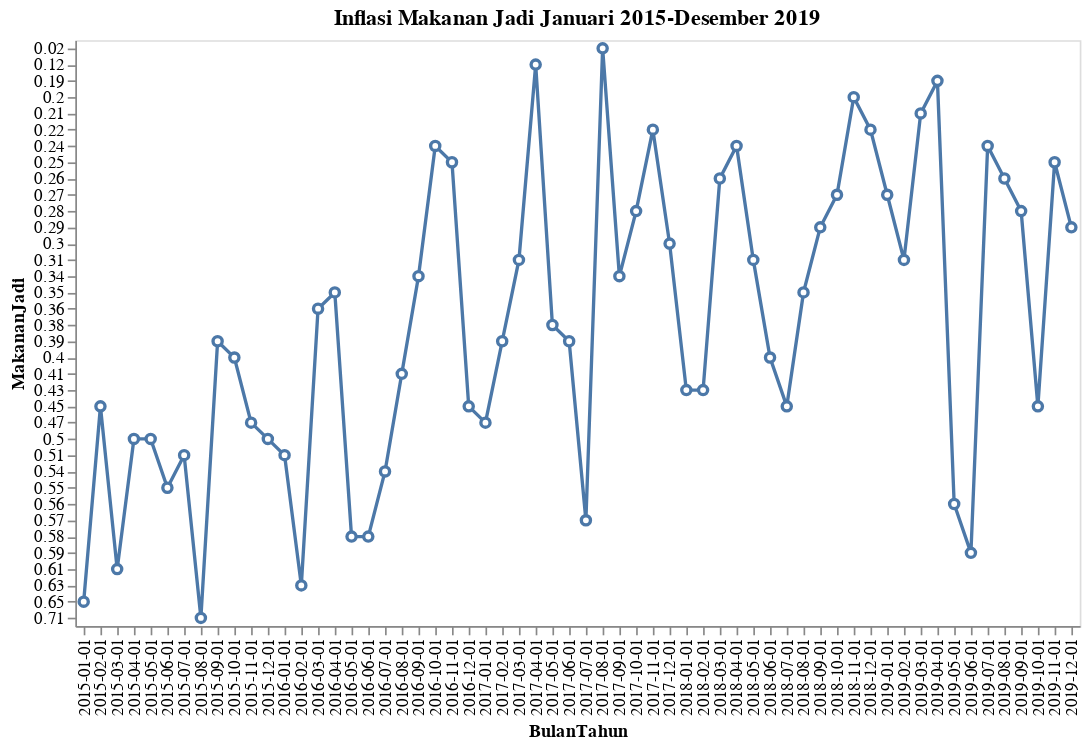

Notebook code for this chart:
### Code cell
df |> @vlplot(mark={
        :line,
        point={filled=false, fill=:white}
    }, x=:BulanTahun, y=:MakananJadi, title ="Inflasi Makanan Jadi Januari 2015-Desember 2019", width = 600, height =350)

### Figure 1 — Vega-Lite specification as saved in the notebook (floating-point values rounded to 4 significant figures)
{"data": {"values": [{"BulanTahun": "2015-01-01", "MakananJadi": 0.65, "No": 1, "TransportasiKomunikasiJasaKeuangan": -4.04, "Umum": -0.24}, {"BulanTahun": "2015-02-01", "MakananJadi": 0.45, "No": 2, "TransportasiKomunikasiJasaKeuangan": -1.53, "Umum": -0.36}, {"BulanTahun": "2015-03-01", "MakananJadi": 0.61, "No": 3, "TransportasiKomunikasiJasaKeuangan": 0.77, "Umum": 0.17}, {"BulanTahun": "2015-04-01", "MakananJadi": 0.5, "No": 4, "TransportasiKomunikasiJasaKeuangan": 1.8, "Umum": 0.36}, {"BulanTahun": "2015-05-01", "MakananJadi": 0.5, "No": 5, "TransportasiKomunikasiJasaKeuangan": 0.2, "Umum": 0.5}, {"BulanTahun": "2015-06-01", "MakananJadi": 0.55, "No": 6, "TransportasiKomunikasiJasaKeuangan": 0.11, "Umum": 0.54}, {"BulanTahun": "2015-07-01", "MakananJadi": 0.51, "No": 7, "TransportasiKomunikasiJasaKeuangan": 1.74, "Umum": 0.93}, {"BulanTahun": "2015-08-01", "MakananJadi": 0.71, "No": 8, "TransportasiKomunikasiJasaKeuangan": -0.58, "Umum": 0.39}, {"BulanTahun": "2015-09-01", "MakananJadi": 0.39, "No": 9, "TransportasiKomunikasiJasaKeuangan": -0.4, "Umum": -0.05}, {"BulanTahun": "2015-10-01", "MakananJadi": 0.4, "No": 10, "TransportasiKomunikasiJasaKeuangan": 0.02, "Umum": -0.08}, {"BulanTahun": "2015-11-01", "MakananJadi": 0.47, "No": 11, "TransportasiKomunikasiJasaKeuangan": 0.06, "Umum": 0.21}, {"BulanTahun": "2015-12-01", "MakananJadi": 0.5, "No": 12, "TransportasiKomunikasiJasaKeuangan": 0.45, "Umum": 0.96}, {"BulanTahun": "2016-01-01", "MakananJadi": 0.51, "No": 13, "TransportasiKomunikasiJasaKeuangan": -1.11, "Umum": 0.51}, {"BulanTahun": "2016-02-01", "MakananJadi": 0.63, "No": 14, "TransportasiKomunikasiJasaKeuangan": -0.15, "Umum": -0.09}, {"BulanTahun": "2016-03-01", "MakananJadi": 0.36, "No": 15, "TransportasiKomunikasiJasaKeuangan": -0.22, "Umum": 0.19}, {"BulanTahun": "2016-04-01", "MakananJadi": 0.35, "No": 16, "TransportasiKomunikasiJasaKeuangan": -1.6, "Umum": -0.45}, {"BulanTahun": "2016-05-01", "MakananJadi": 0.58, "No": 17, "TransportasiKomunikasiJasaKeuangan": 0.21, "Umum": 0.24}, {"BulanTahun": "2016-06-01", "MakananJadi": 0.58, "No": 18, "TransportasiKomunikasiJasaKeuangan": 0.63, "Umum": 0.66}, {"BulanTahun": "2016-07-01", "MakananJadi": 0.54, "No": 19, "TransportasiKomunikasiJasaKeuangan": 1.22, "Umum": 0.69}, {"BulanTahun": "2016-08-01", "MakananJadi": 0.41, "No": 20, "TransportasiKomunikasiJasaKeuangan": -1.02, "Umum": -0.02}, {"BulanTahun": "2016-09-01", "MakananJadi": 0.34, "No": 21, "TransportasiKomunikasiJasaKeuangan": 0.19, "Umum": 0.22}, {"BulanTahun": "2016-10-01", "MakananJadi": 0.24, "No": 22, "TransportasiKomunikasiJasaKeuangan": -0.03, "Umum": 0.14}, {"BulanTahun": "2016-11-01", "MakananJadi": 0.25, "No": 23, "TransportasiKomunikasiJasaKeuangan": 0.07, "Umum": 0.47}, {"BulanTahun": "2016-12-01", "MakananJadi": 0.45, "No": 24, "TransportasiKomunikasiJasaKeuangan": 1.12, "Umum": 0.42}, {"BulanTahun": "2017-01-01", "MakananJadi": 0.47, "No": 25, "TransportasiKomunikasiJasaKeuangan": 2.35, "Umum": 0.97}, {"BulanTahun": "2017-02-01", "MakananJadi": 0.39, "No": 26, "TransportasiKomunikasiJasaKeuangan": 0.15, "Umum": 0.23}, {"BulanTahun": "2017-03-01", "MakananJadi": 0.31, "No": 27, "TransportasiKomunikasiJasaKeuangan": -0.13, "Umum": -0.02}, {"BulanTahun": "2017-04-01", "MakananJadi": 0.12, "No": 28, "TransportasiKomunikasiJasaKeuangan": 0.27, "Umum": 0.09}, {"BulanTahun": "2017-05-01", "MakananJadi": 0.38, "No": 29, "TransportasiKomunikasiJasaKeuangan": 0.23, "Umum": 0.39}, {"BulanTahun": "2017-06-01", "MakananJadi": 0.39, "No": 30, "TransportasiKomunikasiJasaKeuangan": 1.27, "Umum": 0.69}, {"BulanTahun": "2017-07-01", "MakananJadi": 0.57, "No": 31, "TransportasiKomunikasiJasaKeuangan": -0.08, "Umum": 0.22}, {"BulanTahun": "2017-08-01", "MakananJadi": 0.02, "No": 32, "TransportasiKomunikasiJasaKeuangan": -0.6, "Umum": -0.07}, {"BulanTahun": "2017-09-01", "MakananJadi": 0.34, "No": 33, "TransportasiKomunikasiJasaKeuangan": 0.02, "Umum": 0.13}, {"BulanTahun": "2017-10-01", "MakananJadi": 0.28, "No": 34, "TransportasiKomunikasiJasaKeuangan": -0.13, "Umum": 0.01}, {"BulanTahun": "2017-11-01", "MakananJadi": 0.22, "No": 35, "TransportasiKomunikasiJasaKeuangan": 0.09, "Umum": 0.2}, {"BulanTahun": "2017-12-01", "MakananJadi": 0.3, "No": 36, "TransportasiKomunikasiJasaKeuangan": 0.75, "Umum": 0.71}, {"BulanTahun": "2018-01-01", "MakananJadi": 0.43, "No": 37, "TransportasiKomunikasiJasaKeuangan": -0.28, "Umum": 0.62}, {"BulanTahun": "2018-02-01", "MakananJadi": 0.43, "No": 38, "TransportasiKomunikasiJasaKeuangan": 0.02, "Umum": 0.17}, {"BulanTahun": "2018-03-01", "MakananJadi": 0.26, "No": 39, "TransportasiKomunikasiJasaKeuangan": 0.28, "Umum": 0.2}, {"BulanTahun": "2018-04-01", "MakananJadi": 0.24, "No": 40, "TransportasiKomunikasiJasaKeuangan": 0.19, "Umum": 0.1}, {"BulanTahun": "2018-05-01", "MakananJadi": 0.31, "No": 41, "TransportasiKomunikasiJasaKeuangan": 0.18, "Umum": 0.21}, {"BulanTahun": "2018-06-01", "MakananJadi": 0.4, "No": 42, "TransportasiKomunikasiJasaKeuangan": 1.5, "Umum": 0.59}, {"BulanTahun": "2018-07-01", "MakananJadi": 0.45, "No": 43, "TransportasiKomunikasiJasaKeuangan": -0.65, "Umum": 0.28}, {"BulanTahun": "2018-08-01", "MakananJadi": 0.35, "No": 44, "TransportasiKomunikasiJasaKeuangan": -0.15, "Umum": -0.05}, {"BulanTahun": "2018-09-01", "MakananJadi": 0.29, "No": 45, "TransportasiKomunikasiJasaKeuangan": -0.05, "Umum": -0.18}, {"BulanTahun": "2018-10-01", "MakananJadi": 0.27, "No": 46, "TransportasiKomunikasiJasaKeuangan": 0.26, "Umum": 0.28}, {"BulanTahun": "2018-11-01", "MakananJadi": 0.2, "No": 47, "TransportasiKomunikasiJasaKeuangan": 0.56, "Umum": 0.27}, {"BulanTahun": "2018-12-01", "MakananJadi": 0.22, "No": 48, "TransportasiKomunikasiJasaKeuangan": 1.28, "Umum": 0.62}, {"BulanTahun": "2019-01-01", "MakananJadi": 0.27, "No": 49, "TransportasiKomunikasiJasaKeuangan": -0.16, "Umum": 0.32}, {"BulanTahun": "2019-02-01", "MakananJadi": 0.31, "No": 50, "TransportasiKomunikasiJasaKeuangan": 0.05, "Umum": -0.08}, {"BulanTahun": "2019-03-01", "MakananJadi": 0.21, "No": 51, "TransportasiKomunikasiJasaKeuangan": 0.1, "Umum": 0.11}, {"BulanTahun": "2019-04-01", "MakananJadi": 0.19, "No": 52, "TransportasiKomunikasiJasaKeuangan": 0.28, "Umum": 0.44}, {"BulanTahun": "2019-05-01", "MakananJadi": 0.56, "No": 53, "TransportasiKomunikasiJasaKeuangan": 0.54, "Umum": 0.68}, {"BulanTahun": "2019-06-01", "MakananJadi": 0.59, "No": 54, "TransportasiKomunikasiJasaKeuangan": -0.14, "Umum": 0.55}, {"BulanTahun": "2019-07-01", "MakananJadi": 0.24, "No": 55, "TransportasiKomunikasiJasaKeuangan": -0.36, "Umum": 0.31}, {"BulanTahun": "2019-08-01", "MakananJadi": 0.26, "No": 56, "TransportasiKomunikasiJasaKeuangan": -0.55, "Umum": 0.12}, {"BulanTahun": "2019-09-01", "MakananJadi": 0.28, "No": 57, "TransportasiKomunikasiJasaKeuangan": 0.01, "Umum": -0.27}, {"BulanTahun": "2019-10-01", "MakananJadi": 0.45, "No": 58, "TransportasiKomunikasiJasaKeuangan": -0.08, "Umum": 0.02}, {"BulanTahun": "2019-11-01", "MakananJadi": 0.25, "No": 59, "TransportasiKomunikasiJasaKeuangan": -0.07, "Umum": 0.14}, {"BulanTahun": "2019-12-01", "MakananJadi": 0.29, "No": 60, "TransportasiKomunikasiJasaKeuangan": 0.58, "Umum": 0.34}]}, "encoding": {"x": {"field": "BulanTahun"}, "y": {"field": "MakananJadi"}}, "height": 350, "mark": {"point": {"fill": "white", "filled": false}, "type": "line"}, "title": "Inflasi Makanan Jadi Januari 2015-Desember 2019", "width": 600}
